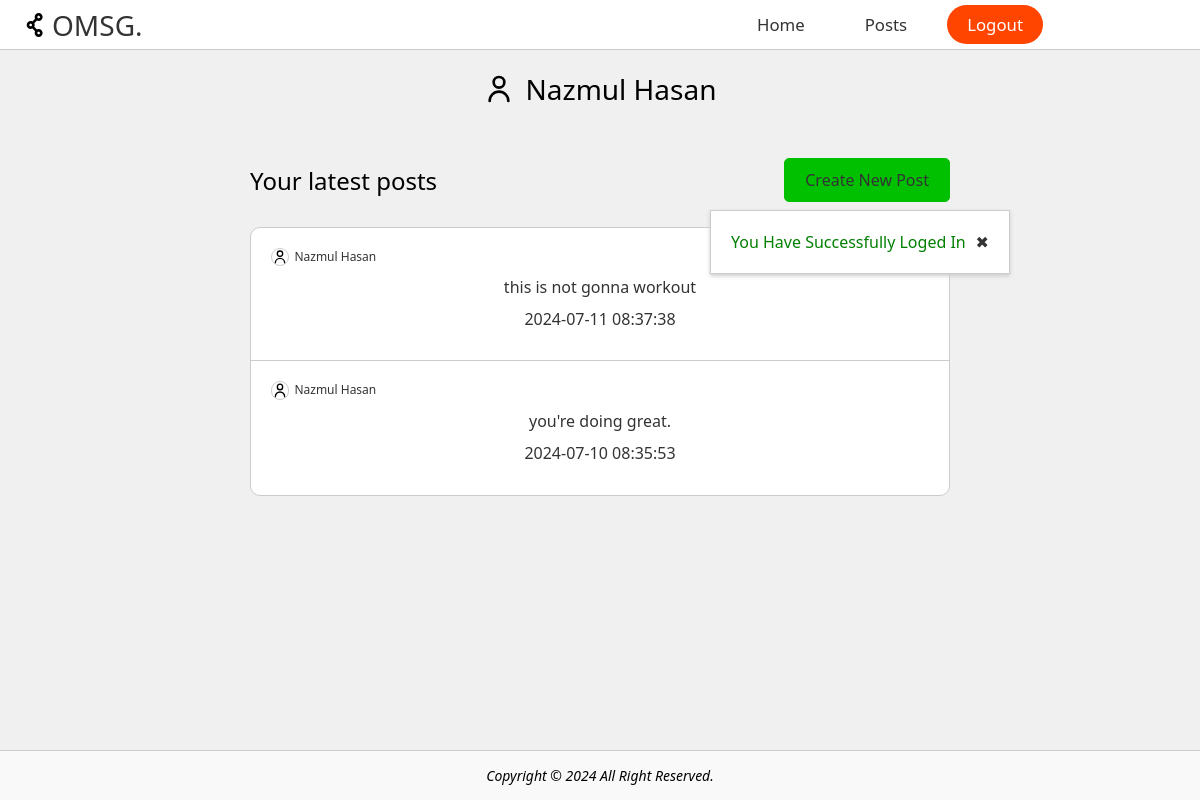
Page /userallposts.php (signed in) on the committed database.
### tables this page shows
CREATE TABLE `users` (
  `id` int(11) NOT NULL,
  `name` varchar(255) NOT NULL,
  `email` varchar(255) NOT NULL,
  `phone` varchar(20) NOT NULL,
  `password` varchar(255) NOT NULL
);

CREATE TABLE `message` (
  `id` int(11) NOT NULL,
  `userid` int(11) NOT NULL,
  `msg` varchar(500) NOT NULL,
  `timestamp` timestamp NOT NULL DEFAULT CURRENT_TIMESTAMP ON UPDATE CURRENT_TIMESTAMP
);

### userallposts.php (the view, shortened to what this page needs)
<?php
	include('connection.php');
	include('utility.php');
	if(isset($_SESSION['msg'])){
		echo msg($_SESSION['msg'], 'green');
	}
	$id = $_SESSION['userid'];
	$query = "SELECT * FROM users WHERE id = '$id'";
	$user = mysqli_query($conn, $query);
	$row = mysqli_fetch_assoc($user);
 ?>
<!DOCTYPE html>
<html>
<head>
	<link rel="stylesheet" type="text/css" href="./assets/css/user.css">
</head>
<body>
	<?php include 'header.php'; ?>
  <main>
		<h2 id="user-header"><img id="user-icon" src="assets/images/user-icon.svg" alt="user-icon"><?php echo $row['name']; ?></h2>
    <section id="messages-container">
			<h3>Your latest posts <a id="create-post" href="createpost.php">Create New Post</a></h3>
      <div id="messages">
				<?php
					$query = "select * from message where userid = '$id' order by id desc";
					$result = mysqli_query($conn, $query);
					if(mysqli_num_rows($result) > 0){
						while($messages = mysqli_fetch_assoc($result)){
							?>
							<div>
								<a href="#"><img class="user-icon" src="./assets/images/user-icon.svg" alt="user-icon"><p><?php echo $row['name']; ?></p></a>
								<p><?php echo $messages['msg']; ?></p>
								<p id="timestamp"><?php echo $messages['timestamp']; ?></p>
							</div>
							<?php
						}
					}else {
						echo 'No OMSGs posted yet.';
					}
				 ?>
			</div>
    </section>
  </main>
	<?php include 'footer.php'; ?>
</body>
</html>

### assets/css/user.css (style rules this page uses)
main { text-align: center; padding: 20px; }
#messages-container { margin-top: 50px; }
#messages { margin: 25px auto; display: flex; flex-direction: column; max-width: 700px; width: 100%; border: 1px solid var(--borderc); border-radius: 10px; color: var(--color); background-color: #fff; overflow: hidden; }
#messages > div { padding: 20px; border-bottom: 1px solid var(--borderc); transition: all .1s linear; cursor: pointer; }
#messages div a { display: flex; gap: 5px; margin-bottom: 10px; }
#messages div:last-child { border-color: transparent; }
#messages div a p { text-align: left; font-weight: 500; font-size: .75rem; }
.user-icon { width: 1.15rem; border: 1px solid var(--borderc); border-radius: 50%; }
#messages div > p { padding-bottom: 10px; }
#user-icon { width: 2rem; }
#user-header { display: flex; align-items: center; justify-content: center; gap: 10px; }
#create-post { padding: 10px 20px; background-color: rgb(0, 192, 0); border-radius: 5px; border: 1px solid rgb(0, 192, 0); transition: all 0.1s linear; font-weight: 500; font-size: 1rem; }
h3 { max-width: 700px; margin: 0 auto; display: flex; align-items: center; justify-content: space-between; }

### rows in the picture
users: name "Nazmul Hasan"
message: userid.name "Nazmul Hasan", msg "this is not gonna workout", timestamp "2024-07-11 08:37:38"
message: userid.name "Nazmul Hasan", msg "you're doing great.", timestamp "2024-07-10 08:35:53"

### other values in the picture
$msg "You Have Successfully Loged In"
